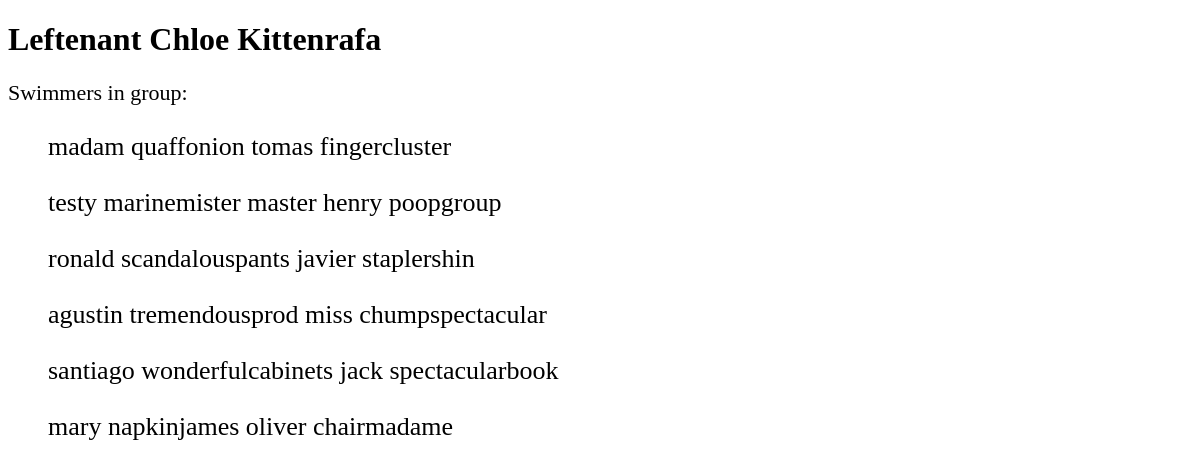
The page /swimming/group/8/ on the database its author committed.
### swimming/models.py (models this page shows)
class Group(models.Model):
    class Level(models.IntegerChoices):
        Pre_swim = 1, _('Pre_swim'),
        begginers = 2, _('begginers'),
        advanced = 3, _('advanced'),
        competative = 4, _('competative')
    class AgeGroup(models.IntegerChoices):
        five_to_seven = 1, _('5-7')
        eight_to_twelve = 2, _('8-12')
        thirteen_to_eighteen = 3, _('13-18')
        above_eighteen = 4, _('18+')
    name = models.CharField(max_length = 200)
    capacity = models.IntegerField(null = True)
    level = models.IntegerField(choices = Level.choices)
    age_group = models.IntegerField(choices = AgeGroup.choices)
    coach = models.ForeignKey(Coach, on_delete = models.PROTECT, related_name = "groups")
    def __str__(self):
        return self.name.title()

class Trainee(models.Model):
    first_name = models.CharField(max_length = 200)
    last_name = models.CharField(max_length = 200)
    gender = models.CharField(max_length = 200)
    birth_date = models.DateField(null = True)
    group = models.ForeignKey(Group, on_delete = models.PROTECT, related_name = "trainees")
    def __str__(self) :
        return f"{self.first_name} {self.last_name}"

### swimming/views.py (the view)
# urls.py: path('group/<int:group_id>/', views.group_detail, name = 'group_detail'),
def group_detail(request, group_id):
    group = get_object_or_404(Group, pk=group_id)
    members = group.trainees.all()
    return render(request, "swimming/group.html", {
        "group": group,
        "members": members
    })

### swimming/templates/swimming/group.html (shortened to what this page needs)
{% load static %}
<!DOCTYPE html>
<html lang="en">
<head>
    <link rel="stylesheet" href="{% static 'css/style.css' %}">
</head>
<body>
<h1>{{ group }}</h1>
<dl>
<dt>Swimmers in group:</dt>
{% for member in members %}
    <dd>{{ member }}</dd>
{% endfor %}
</dl>
</body>
</html>

### swimming/static/css/style.css (style rules this page uses)
dt { margin-bottom: 1em; margin-top: 1em; font-size: 22px; }
dd { margin-top: 1em; font-size: 26px; }

### rows shown on the page
Group: name "Leftenant Chloe Kittenrafa"
Trainee: first_name+last_name "madam quaffonion tomas fingercluster"
Trainee: first_name+last_name "testy marinemister master henry poopgroup"
Trainee: first_name+last_name "ronald scandalouspants javier staplershin"
Trainee: first_name+last_name "agustin tremendousprod miss chumpspectacular"
Trainee: first_name+last_name "santiago wonderfulcabinets jack spectacularbook"
Trainee: first_name+last_name "mary napkinjames oliver chairmadame"
